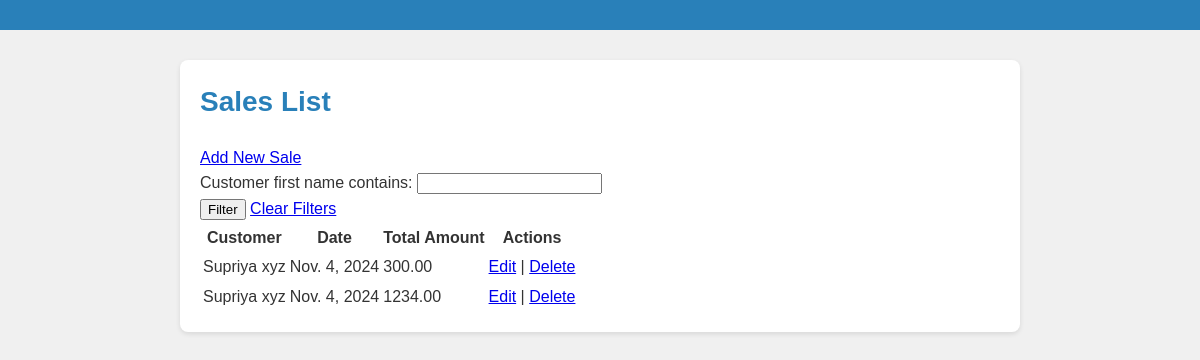
Page /sales/ on the committed database.
### core/models.py (models this page shows, shortened)
class Sale(models.Model):
    sale_id = models.AutoField(primary_key=True)
    customer = models.ForeignKey(Customer, on_delete=models.CASCADE)
    date = models.DateField()
    total_amount = models.DecimalField(max_digits=10, decimal_places=2)

class Customer(models.Model):
    customer_id = models.AutoField(primary_key=True)
    first_name = models.CharField(max_length=255)
    last_name = models.CharField(max_length=255)
    phone_number = models.CharField(max_length=15)
    email = models.EmailField()
    address = models.TextField()
    def __str__(self):
        return f"{self.first_name} {self.last_name}"

### core/views.py (the view)
# urls.py: path('sales/', SalesListView.as_view(), name='sale_list'),
class SalesListView(ListView):
    model = Sale
    template_name = 'core/sale/list.html'
    def get_queryset(self):
        queryset = super().get_queryset()
        self.filterset = SaleFilter(self.request.GET, queryset=queryset)
        return self.filterset.qs
    def get_context_data(self, **kwargs):
        context = super().get_context_data(**kwargs)
        context['fields'] = ['customer', 'date', 'total_amount']
        context['filterset'] = self.filterset
        return context

### core/templates/core/sale/list.html (shortened to what this page needs)
{% extends "core/base/base_list.html" %}
{% block content %}
    <h2>Sales List</h2>
    <a href="{% url 'sale_create' %}">Add New Sale</a>
    <form method="get">
        {{ filterset.form.as_p }}
        <button type="submit">Filter</button>
        <a href="{% url 'sale_list' %}">Clear Filters</a>
    </form>
    <table>
        <thead>
            <tr>
                <th>Customer</th>
                <th>Date</th>
                <th>Total Amount</th>
                <th>Actions</th>
            </tr>
        </thead>
        <tbody>
            {% for sale in object_list %}
                <tr>
                    <td>{{ sale.customer }}</td>
                    <td>{{ sale.date }}</td>
                    <td>{{ sale.total_amount }}</td>
                    <td>
                        <a href="{% url 'sale_update' sale.pk %}">Edit</a> |
                        <a href="{% url 'sale_delete' sale.pk %}">Delete</a>
                    </td>
                </tr>
            {% endfor %}
        </tbody>
    </table>
{% endblock %}

### core/static/core/base_list.css (style rules this page uses)
body, h1, h2, h3, p { margin: 0; padding: 0; }
body { font-family: Arial, sans-serif; line-height: 1.6; background-color: #f0f0f0; color: #333; }
h1, h2 { margin-bottom: 20px; font-size: 1.75em; color: #2980b9; }

### rows in the picture
Sale: customer "Supriya xyz", date "Nov. 4, 2024", total_amount "300.00"
Sale: customer "Supriya xyz", date "Nov. 4, 2024", total_amount "1234.00"
